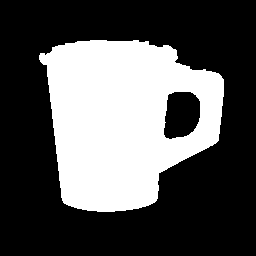
#> input picture 8.0/cup01.pgm, 256 x 256 px
$ python projet.py cup01.pgm cup02.pgm cup02.pgm 5   (Python 2 division)
#> lines starting #> are read from the running program, lines starting #| are printed output that depends on the picture; after the words box and inside, x2 and y2 are one past the last pixel; in counts of white or black regions, pixels touching at a corner belong together
#> `image = io.imread(args[1])`: image: shape (256, 256); 33.8% white; 1 white region, box (x1, y1, x2, y2) and area: (39, 40, 224, 212) 22134
from skimage import io
import matplotlib.pyplot as plt
import numpy as np
import re
import sys
from collections import deque
import timeit
from copy import copy


#X/I=LIGNES  = 328
#Y/J=COLONNES = 400
#print(i+1,j*3+3)

#Ce programme utilise le fichier "cheval.nb"
#Pour utiliser une forme coloree sur fond blanc, utiliser le fichier conversion.py et decommentariser la ligne
#image = matrice_f("convert.txt") plus bas

#Evidemment tout est loin d'etre optimise.
#Utilisez le fichier "plot_min.py" pour afficher le resultat.


def convert_nb(image, inversion):
#> called with inversion = 0
    i=0
    m = np.zeros((len(image),len(image[0])))
#> m: shape (256, 256) float64; every value is 0
    while i<len(image):
        j=0
        while j<len(image[i]):
            k=0
            if (inversion==0):
                try:
                    n=len(image[i,j])
                    if len(image[i,j])==3: #image rgb normal
                        while k<3:
                            if image[i,j,k]==255:
                                if k==2:
                                    m[i,j]=0
                                k=k+1
                            else:
                                m[i,j]=1
                                k=3
                    elif len(image[i,j])==4: # image rgb avec transparence
                        if image[i,j,3]==0:
                            m[i,j]=1
                            k=3
                        else:
                            while k<3:
                                if image[i,j,k]==255:
                                    if k==2:
                                        m[i,j]=1
                                    k=k+1
                                else:
                                    m[i,j]=0
                                    k=3
                except TypeError:
                    if image[i,j]==0:
                        m[i,j]=0
                    else:
                        m[i,j]=1
            else:
                try:
                    n=len(image[i,j])
                    if len(image[i,j])==3: #image rgb normal
                        while k<3:
                            if image[i,j,k]==255:
                                if k==2:
                                    m[i,j]=0
                                k=k+1
                            else:
                                m[i,j]=1
                                k=3
                    elif len(image[i,j])==4: # image rgb avec transparence
                        if image[i,j,3]==0:
                            m[i,j]=0
                            k=3
                        else:
                            while k<3:
                                if image[i,j,k]==255:
                                    if k==2:
                                        m[i,j]=0
                                    k=k+1
                                else:
                                    m[i,j]=1
                                    k=3
                except TypeError:
                    if image[i,j]==0:
                        m[i,j]=1
                    else:
                        m[i,j]=0
            j=j+1
        i=i+1
#> after the loop, i = 256
    return m


# [36 lines left out: functions out, matrice_f, not called in this run]

def simplification8d(i,j,d,pic):  #determine si un point est simple ou terminal.
	N=pic[i-1][j]
	S=pic[i+1][j]
	E=pic[i][j+1]
	O=pic[i][j-1]
	NE=pic[i-1][j+1]
	SE=pic[i+1][j+1]
	SO=pic[i+1][j-1]
	NO=pic[i-1][j-1]
	if (d=='N'):
		p=O + E + S
		t=NO+NE
		b=SO+SE
		if(p==3):
			return 1
 	 	elif (p+t+b<=1):
			return 0
		elif (p==1):
			if (b>1 and t>1):
				return 0
			elif (S==1):
				if(t>0):
					return 0
				else:
					return 1
			elif (O==0 and (NO or SO) or (E==0 and (NE or SE)	)):
				return 0
			else:

				return 1

		elif (p==2):
			if (S==0):
				return 0
			else:
				if ((NO==1 and O==0) or (NE==1 and E==0)):
					return 0
				else:
					return 1
		elif (p==0 and b+t>1):
			return 0

	if (d=='E'):
		p=O + N + S
		t=NE+SE
		b=NO+SO
		if(p==3):
			return 1
		elif (p+t+b<=1):
			return 0
		elif (p==1):
			if (b>1 and t>1):
				return 0
			elif (O==1):
				if(t>0):
					return 0
				else:
					return 1
			elif (N==0 and (NE or NO) or (S==0 and (SE or SO))):
				return 0
			else:
				return 1

		elif (p==2):
			if (O==0):
				return 0
			else:
				if ((NE==1 and N==0) or (SE==1 and S==0)):
					return 0
				else:
					return 1
		elif (p==0 and b+t>1):
			return 0

	if (d=='S'):
		p=N + E + O
		t=SE+SO
		b=NE+NO
		if(p==3):
			return 1
		elif (p+t+b<=1):
			return 0
		elif (p==1):
			if (b>1 and t>1):
				return 0
			elif (N==1):
				if(t>0):
					return 0
				else:
					return 1
			elif (E==0 and (NE or SE) or (O==0 and (NO or SO))):
				return 0
			else:
				return 1

		elif (p==2):
			if (N==0):
				return 0
			else:
				if ((SE==1 and E==0) or (SO==1 and O==0)):
					return 0
				else:
					return 1
		elif (p==0 and b+t>1):
			return 0

	if (d=='O'):
		p=N + S + E
		t=NO+SO
		b=NE+SE
		if(p==3):
			return 1
		elif (p+t+b<=1):
			return 0
		elif 	(p==1):
			if (b>1 and t>1):
				return 0
			elif (E==1):
				if(t>0):
					return 0
				else:
					return 1
			elif (N==0 and (NE or NO) or (S==0 and (SE or SO))):
				return 0
			else:
				return 1

		elif (p==2):
			if (E==0):
				return 0
			else:
				if ((NO==1 and N==0) or (SO==1 and S==0)):
					return 0
				else:
					return 1
		elif (p==0 and b+t>1):
			return 0

# [84 lines left out: functions simplification4d, matrice_min_int, not called in this run]


if (len(sys.argv)<4):
	print("Erreur: Veuillez entrez trois parametre:L'adresse du fichier,l'option '-4d' ou '-8d' et '-s','-p' ou '-sp' enfin ajoutez '-inv' pour inverser l'image.")
	sys.exit()


inv=0
args=sys.argv
image = io.imread(args[1])
if (len(sys.argv)==5):
	print(args[4])
	if (args[4]=="-inv"):
		inv=1
image = convert_nb(image,inv)
orig=copy(image)

fig,axes = plt.subplots(nrows=1, ncols=2, figsize=(8, 4),
                         sharex=True, sharey=True)
ax = axes.ravel()

ax[0].imshow(orig, cmap=plt.cm.gray)
ax[0].axis('off')
ax[0].set_title('original', fontsize=20)

print("Image definie")
x=(len(image))
#> x = 256
y=(len(image[0]))
#> y = 256
print("Dimensions:",x,y)
#| Dimensions: 256 256
for i in range(0,x):
	image[i][0]=0
	image[i][y-1]=0
for i in range(0,y):
	image[0][i]=0
	image[x-1][i]=0
#definitions des table utilisees pour la priorites.
prio= np.zeros((x,y),dtype=int)
priohg=np.zeros((x,y),dtype=int)
priobg=np.zeros((x,y),dtype=int)
priohd=np.zeros((x,y),dtype=int)
priobd=np.zeros((x,y),dtype=int)
simple=[]

front=deque()
#Calcul de profondeur par chaque extremite.
for i in range (1,x):
	for j in range (1,y):
		#bas droite
		if (image[i][j]==1 and (priobd[i-1][j]==0 or priobd[i][j-1]==0)):
			priobd[i][j]=1
		elif (image[i][j]==1 and (priobd[i-1][j]>0 and priobd[i][j-1]>0)):
			priobd[i][j]=min(priobd[i-1][j],priobd[i][j-1])+1
		#haut droite
		if (image[x-i][j]==1 and (priohd[x-i+1][j]==0 or priohd[x-i][j-1]==0)):
			priohd[x-i][j]=1
		elif (image[x-i][j]==1 and (priohd[x-i+1][j]>0 and priohd[x-i][j-1]>0)):
			priohd[x-i][j]=min(priohd[x-i+1][j],priohd[x-i][j-1])+1
		#bas gauche
		if (image[i][y-j]==1 and (priobg[i-1][y-j]==0 or priobg[i][y-j+1]==0)):
			priobg[i][y-j]=1
		elif (image[i][y-j]==1 and (priobg[i-1][y-j]>0 and priobg[i][y-j+1]>0)):
			priobg[i][y-j]=min(priobg[i-1][y-j],priobg[i][y-j+1])+1
		#haut gauche
		if (image[x-i][y-j]==1 and (priohg[x-i+1][y-j]==0 or priohg[x-i][y-j+1]==0)):
			priohg[x-i][y-j]=1
		elif (image[x-i][y-j]==1 and (priohg[x-i+1][y-j]>0 and priohg[x-i][y-j+1]>0)):
			priohg[x-i][y-j]=min(priohg[x-i+1][y-j],priohg[x-i][y-j+1])+1
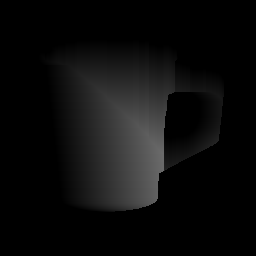
#> priobd: shape (256, 256) int64; min 0, max 108, mean 12.3
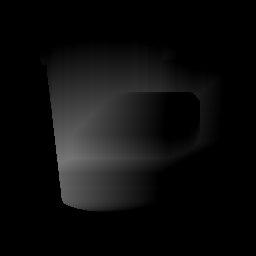
#> priobg: shape (256, 256) int64; min 0, max 119, mean 13
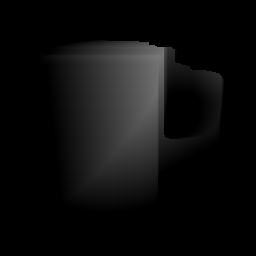
#> priohd: shape (256, 256) int64; min 0, max 120, mean 13.2
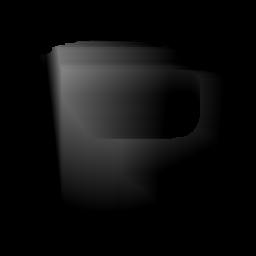
#> priohg: shape (256, 256) int64; min 0, max 131, mean 14

for i in range (0,x):
	for j in range (0,y):
		prio[i][j]=min(priohg[i][j],priobg[i][j],priohd[i][j],priobd[i][j])
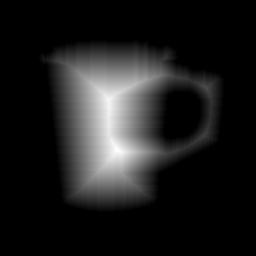
#> prio: shape (256, 256) int64; min 0, max 61, mean 7.2; drawn with min black and max white

priomax=prio.max()
#> priomax = 61
print("profondeur calculee :")
print(priomax)
#| 61
frontN=deque()
frontE=deque()
frontS=deque()
frontO=deque()
front=deque()
megaliste=[]
listecompteur=np.zeros(priomax+1,dtype=int)
#> listecompteur = 62 values from 0 to 0
#squelettisation, par priorite.
#Par ordre N E S O, determine les forntiere puis les supprime en fin de passe.

for i in range(1,x-1):
	for j in range (1,y-1):
		if(prio[i][j]>0):
			listecompteur[prio[i][j]]=listecompteur[prio[i][j]]+1
			pos=0
			for g in range(1,prio[i][j]):
				pos=pos+listecompteur[g]
			megaliste.insert(pos,(i,j))
#> after the loop, listecompteur = 62 values, max 738 at index 1, min 0 at index 0, mean 357; megaliste = 22134 items

if(args[3]=="-p"):
	ax[1].imshow(prio)
	ax[1].axis('off')
	ax[1].set_title('profondeur', fontsize=20)
	plt.show()
	sys.exit()

megaliste.reverse()
print(len(megaliste))
#| 22134
if (args[2]=="-4d"):
	simplification=simplification4d
else:
	simplification=simplification8d
for pr in range (1,priomax+1):
	for g in range(0,listecompteur[pr]):
		p=megaliste.pop()
		if image[p[0]-1][p[1]]==0:
				frontN.extend((p[0],p[1]))
		if image[p[0]][p[1]+1]==0:
				frontE.extend((p[0],p[1]))
		if image[p[0]+1][p[1]]==0:
				frontS.extend((p[0],p[1]))
		if image[p[0]][p[1]-1]==0:
				frontO.extend((p[0],p[1]))


	for g in range(0,len(frontN)/2):
		p=frontN.popleft()
		q=frontN.popleft()
		if image[p][q]==1:
			if simplification(p,q,"N",image):
				front.extend((p,q))
	for g in range(0,len(front)/2):
		image[front.popleft()][front.popleft()]=0
	for g in range(0,len(frontE)/2):
		p=frontE.popleft()
		q=frontE.popleft()
		if image[p][q]==1:
			if simplification(p,q,"E",image):
				front.extend((p,q))
	for g in range(0,len(front)/2):
		image[front.popleft()][front.popleft()]=0
	for g in range(0,len(frontS)/2):
		p=frontS.popleft()
		q=frontS.popleft()
		if image[p][q]==1:
			if simplification(p,q,"S",image):
				front.extend((p,q))
	for g in range(0,len(front)/2):
		image[front.popleft()][front.popleft()]=0
	for g in range(0,len(frontO)/2):
		p=frontO.popleft()
		q=frontO.popleft()
		if image[p][q]==1:
			if simplification(p,q,"O",image):
				front.extend((p,q))
	for g in range(0,len(front)/2):
		image[front.popleft()][front.popleft()]=0
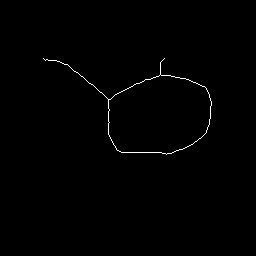
#> image: shape (256, 256) float64; values 0 (black) and 1 (white), 0.55% white in thin lines or dots, all inside (x1, y1, x2, y2) = (43, 58, 212, 155)


if (args[3]=="-ps"):
	for i in range(0,x):
		for j in range(0,y):
			if image[i][j]:
				image[i][j]=prio[i][j]
	out(image)


ax[1].imshow(image, cmap=plt.cm.gray)
ax[1].axis('off')
ax[1].set_title('squelette', fontsize=20)
plt.show()

$ run again, on 8.0/cup08.pgm
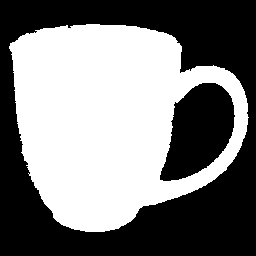
#> input picture 8.0/cup08.pgm, 256 x 256 px
#> after the loop in convert_nb, `while i<len(image):`: i = 256
#| Dimensions: 256 256
#> after the loop `for i in range (0,x):`:
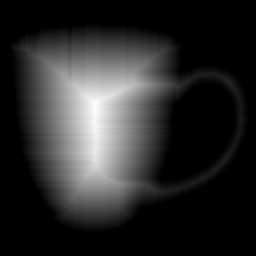
#> prio: shape (256, 256) int64; min 0, max 80, mean 13.6; drawn with min black and max white
#> priomax = 80
#| 80
#> after the loop `for i in range(1,x-1):`: listecompteur = 81 values, max 980 at index 1, min 0 at index 0, mean 396.2; megaliste = 32091 items
#| 32091
#> after the loop `for pr in range (1,priomax+1):`:
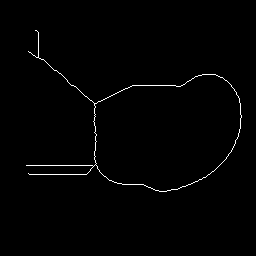
#> image: shape (256, 256) float64; values 0 (black) and 1 (white), 0.97% white in thin lines or dots, all inside (x1, y1, x2, y2) = (26, 30, 242, 192)

$ run again, on 8.0/key03.pgm
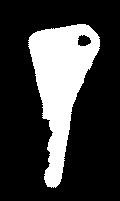
#> input picture 8.0/key03.pgm, 120 x 201 px
#> after the loop in convert_nb, `while i<len(image):`: i = 201
#> y = 120
#| Dimensions: 201 120
#> after the loop `for i in range (0,x):`:
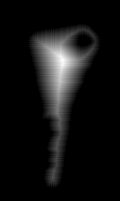
#> prio: shape (201, 120) int64; min 0, max 31, mean 2.2; drawn with min black and max white
#> priomax = 31
#| 31
#> after the loop `for i in range(1,x-1):`: listecompteur = 32 values, max 423 at index 1, min 0 at index 0, mean 178.9; megaliste = 5726 pairs, first value 24 to 187, second value 28 to 99
#| 5726
#> after the loop `for pr in range (1,priomax+1):`:
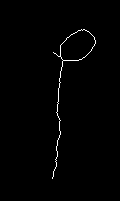
#> image: shape (201, 120) float64; values 0 (black) and 1 (white), 0.9% white in thin lines or dots, all inside (x1, y1, x2, y2) = (52, 29, 96, 179)
